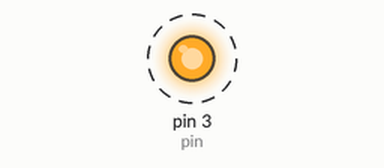
This program was run on a simulated Arduino Uno, built with avr-gcc and run on an emulated ATmega328P. On the bench: output pins drawn as LEDs (lit = HIGH). Dashed ring = blinking. What the program prints to the serial monitor is not drawn.

Above: at 0.5 s.
Timing chart, 0 to 4.6 s (numbered marks = the images above):
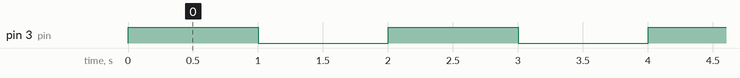

The program:

main.cpp
```cpp
#include <Arduino.h>

uint8_t pin = 3;

void setup()
{
  pinMode(pin, OUTPUT);
  Serial.begin(9600);
}

void loop()
{

  digitalWrite(pin, HIGH);
  Serial.print("Hola\n");
  delay(1000);
  digitalWrite(pin, LOW);
  Serial.print("Hola'nt\n");
  delay(1000);
}
```

Measured:
- by itself, pin 3 (pin): alternates HIGH for 1.0 s and LOW for 1.0 s
